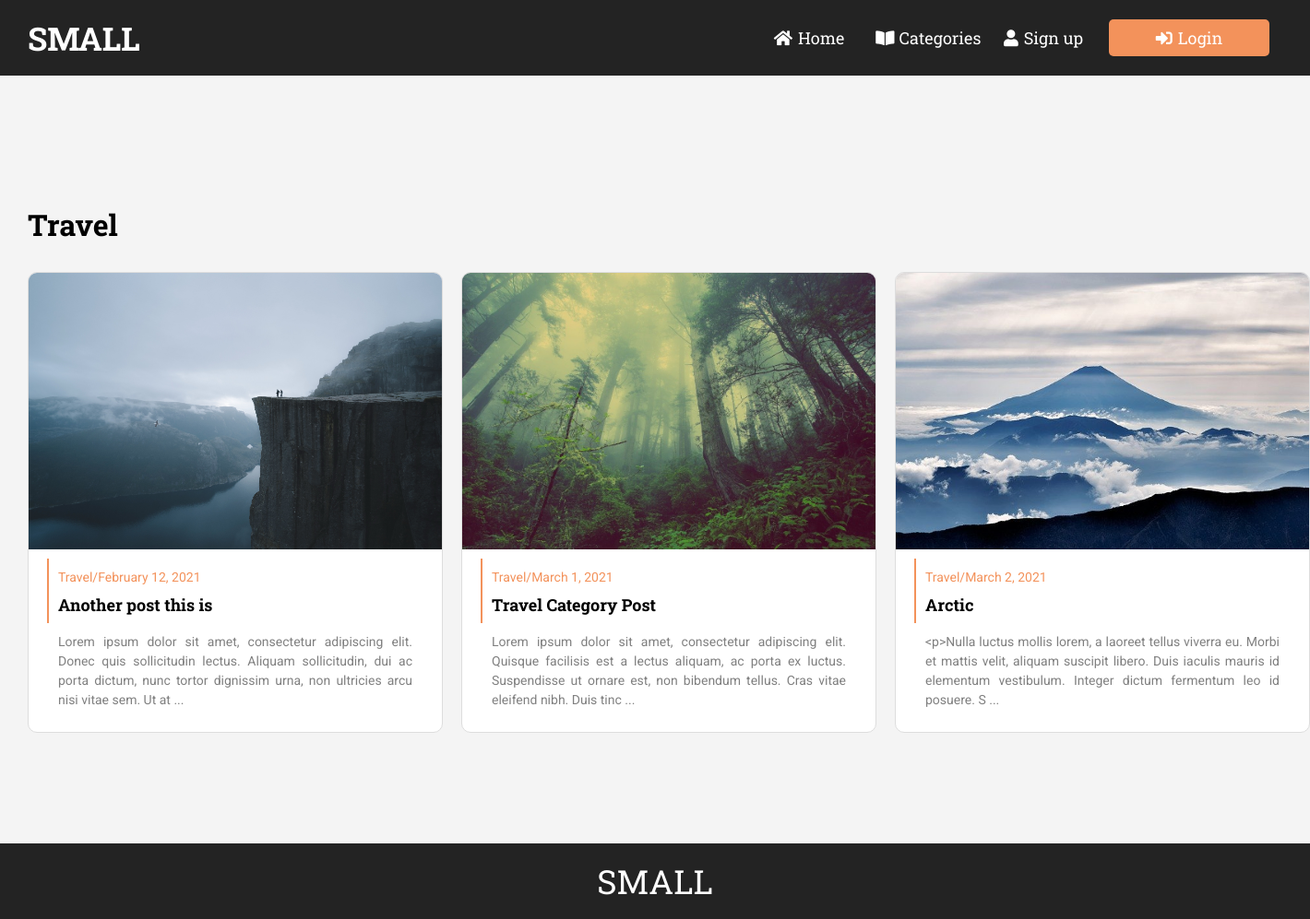
/blog/category.php?topic=4, run on the app's committed database.
### tables this page shows
CREATE TABLE `topics` (
  `id` int(11) NOT NULL,
  `name` varchar(255) DEFAULT NULL,
  `slug` varchar(255) DEFAULT NULL
);

CREATE TABLE `posts` (
  `id` int(11) NOT NULL,
  `user_id` int(11) DEFAULT NULL,
  `title` varchar(255) NOT NULL,
  `slug` varchar(255) NOT NULL,
  `views` int(11) NOT NULL DEFAULT '0',
  `image` varchar(255) NOT NULL DEFAULT 'defaultpostimg.png',
  `body` text NOT NULL,
  `published` tinyint(1) NOT NULL DEFAULT '0',
  `created_at` timestamp NOT NULL DEFAULT CURRENT_TIMESTAMP,
  `updated_at` timestamp NULL DEFAULT NULL ON UPDATE CURRENT_TIMESTAMP
);

### blog/include/public_functions.php (called while the page is built, shortened)
<?php
function getPostTopic($post_id){
	global $conn;
	$sql = "SELECT * FROM topics WHERE id=
			(SELECT topic_id FROM post_topic WHERE post_id=$post_id) LIMIT 1";
	$result = mysqli_query($conn, $sql);
	$topic = mysqli_fetch_assoc($result);
	return $topic;
}
function getPublishedPostsByTopic($topic_id) {
	global $conn;
	$sql = "SELECT * FROM posts ps
			WHERE ps.id IN
			(SELECT pt.post_id FROM post_topic pt
				WHERE pt.topic_id=$topic_id GROUP BY pt.post_id
				HAVING COUNT(1) = 1)";
	$result = mysqli_query($conn, $sql);
	$posts = mysqli_fetch_all($result, MYSQLI_ASSOC);
	$final_posts = array();
	foreach ($posts as $post) {
		$post['topic'] = getPostTopic($post['id']);
		array_push($final_posts, $post);
	}
	return $final_posts;
}
function getTopicNameById($id)
{
	global $conn;
	$sql = "SELECT name FROM topics WHERE id=$id";
	$result = mysqli_query($conn, $sql);
	$topic = mysqli_fetch_assoc($result);
	return $topic['name'];
}
?>

### blog/category.php (the view, shortened to what this page needs)
<?php require_once('config.php')?>
<?php include('include/public_functions.php'); ?>
<?php include( ROOT_PATH . '/include/header_section.php')?>
<?php
	if (isset($_GET['topic'])) {
		$topic_id = $_GET['topic'];
		$posts = getPublishedPostsByTopic($topic_id);
	}
?>
</head>
<body>
<?php include( ROOT_PATH . '/include/navbar.php')?>
<main class="main-category">
    <div class="container">
    <h1 class="topic"><?php echo getTopicNameById($topic_id);?></h1>
    <div class="category-slots">
    <?php foreach ($posts as $post): ?>
        <a href="article.php?post-slug=<?php echo $post['slug']; ?>">
        <div class="category-page">
            <div class="category-pic">
            <img src="<?php echo BASE_URL . '/static/img/' . $post['image']; ?>" alt="4">
            </div>
            <div class="text-container">
                <div class="border">
                    <h4 class="category"><?php echo getTopicNameById($topic_id) . "/" . date("F j, Y ", strtotime($post["created_at"]));?></h4>
                    <h3 class="category-article-title"><?php echo $post['title'] ?></h3>
                </div>
                <p class="category-text"><?php echo substr($post['body'], 0, 200) . " ...";?> </p>
            </div>
        </div> </a>
    <?php endforeach ?>
</div>
</main>
<?php include( ROOT_PATH . '/include/footer.php') ?>

### blog/static/css/style.css (style rules this page uses)
:root { --slab: "Roboto Slab", serif; --regular: "Roboto", sans-serif; --primary: #f3925b; }
* { padding: 0; margin: 0; box-sizing: border-box; }
body { font-family: var(--regular); background: #f4f4f4; }
a { text-decoration: none; }
img { width: 100%; height: 100%; object-fit: cover; }
.container { max-width: 1400px; width: 100%; margin: auto; padding: 0 20px; }
.main-category .container { max-width: 1400px; margin: auto; }
.main-category { padding: 140px 0 90px; background: #f4f4f4; }
.topic { font-family: var(--slab); text-align: left; }
.category-slots { display: grid; grid-template-columns: repeat(3, 1fr); grid-gap: 20px; justify-content: space-around; width: 100%; margin: auto; padding: 30px 0px; }
.category-page { height: 500px; min-width: 450px; background-color: white; background: #fff; border-radius: 10px; border: 1px solid #ddd; overflow: hidden; }
.text-container { margin: 0px 20px 10px; line-height: 30px; }
.category-slots .category-pic { overflow: hidden; height: 300px; }
.category-slots .category { text-align: left; color: var(--primary); font-size: 14px; font-weight: 400; }
.category-slots .category-article-title { text-align: left; font-size: 18px; font-family: var(--slab); color: #000; }
.border { border-left: 2px solid var(--primary); padding: 5px 10px; margin-bottom: 10px; }
.text-container { padding: 10px 0px; }
.category-text { padding: 0px 12px; text-align: justify; font-size: 14px; color: grey; line-height: 1.5; }

### data on the page
topics: name "Travel"
posts: image (picture), topics.name "Travel", created_at "February 12, 2021", title "Another post this is", body "Lorem ipsum dolor sit amet, consectetur adipiscing elit. Donec quis sollicitudin lectus. Aliquam sollicitudin, dui ac porta dictum, nunc tortor dignissim urna, non ultricies arcu nisi vitae sem. Ut at"
posts: image (picture), topics.name "Travel", created_at "March 1, 2021", title "Travel Category Post", body "Lorem ipsum dolor sit amet, consectetur adipiscing elit. Quisque facilisis est a lectus aliquam, ac porta ex luctus. Suspendisse ut ornare est, non bibendum tellus. Cras vitae eleifend nibh. Duis tinc"
posts: image (picture), topics.name "Travel", created_at "March 2, 2021", title "Arctic", body "<p>Nulla luctus mollis lorem, a laoreet tellus viverra eu. Morbi et mattis velit, aliquam suscipit libero. Duis iaculis mauris id elementum vestibulum. Integer dictum fermentum leo id posuere. S"
